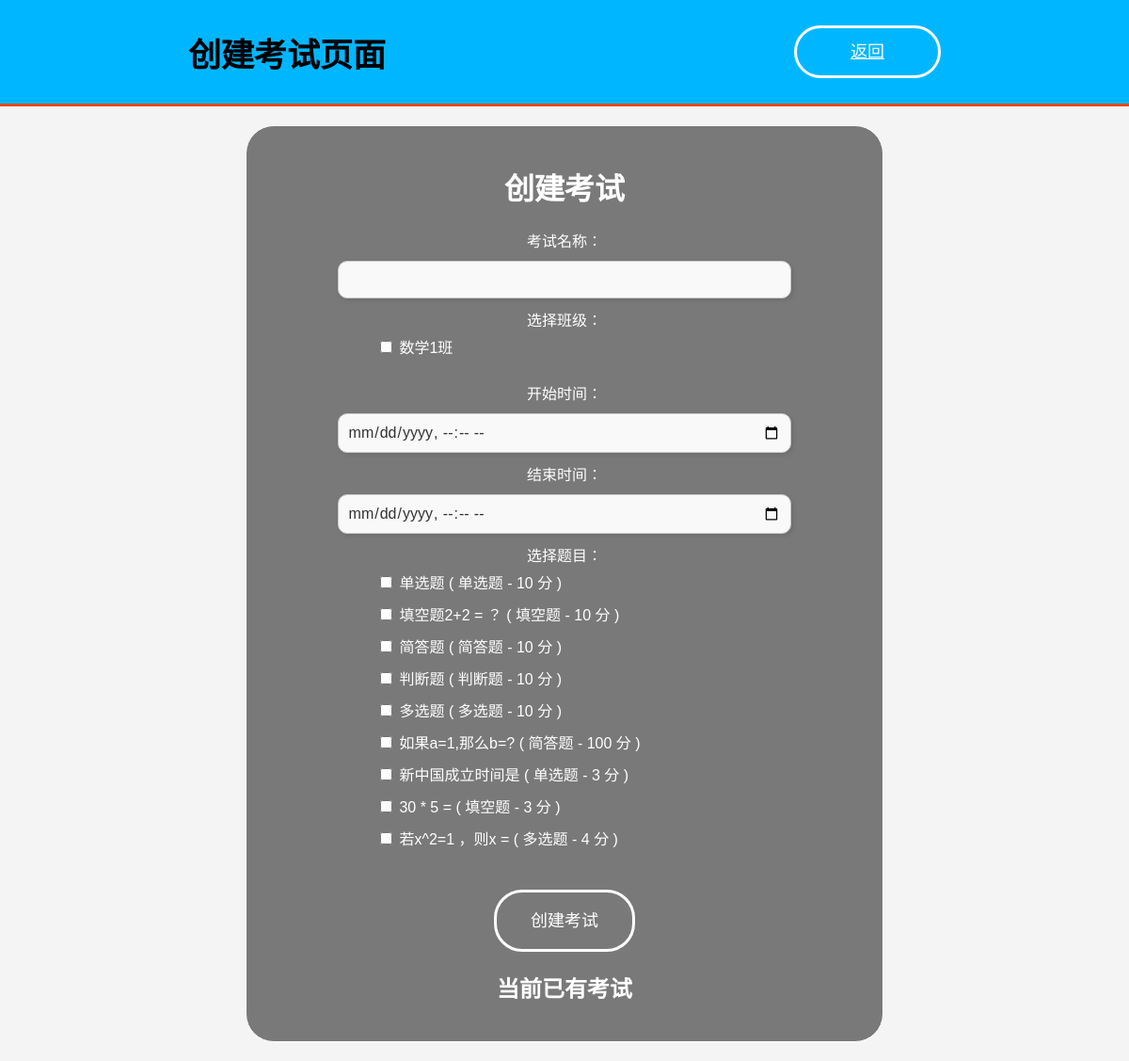
Screenshot of /1446.xyz/create_exam.php (signed in) with the database file from the repository.
### tables this page shows
CREATE TABLE `classes` (
  `id` int(11) NOT NULL,
  `name` varchar(255) NOT NULL,
  `teacher_id` int(11) NOT NULL
);

CREATE TABLE `questions` (
  `id` int(11) NOT NULL,
  `text` text NOT NULL,
  `type` enum('single','multiple','blank','true_false','short_answer') NOT NULL,
  `answer` text,
  `points` int(11) NOT NULL DEFAULT '1'
);

### 1446.xyz/create_exam.php (the view, shortened to what this page needs)
<?php
require 'config.php';
    ?>
<?php
$teacher_id = $_SESSION['user_id'];
$sql = "SELECT id, name FROM classes WHERE teacher_id = ?";
$stmt = $conn->prepare($sql);
$stmt->bind_param("i", $teacher_id);
$stmt->execute();
$classes_result = $stmt->get_result();
$sql = "SELECT id, text, type, points FROM questions";
$questions_result = $conn->query($sql);
?>
<!DOCTYPE html>
<html lang="en">
<head>
    <link rel="stylesheet" href="styles.css">
</head>
<body>
    <header>
        <div class="container">
            <h1 class="page-title">创建考试页面</h1><br>
            <a href="teacher_dashboard.html" class="top-right-button">返回</a>
        </div>
    </header>
    <div class="container">
        <div class="question">
            <h1>创建考试</h1>
            <form action="create_exam.php" method="POST">
                <label for="exam_name">考试名称：</label>
                <input type="text" id="exam_name" name="exam_name" required><br>
                <label for="class_ids">选择班级：</label>
                <div class="multi-select">
                    <?php while ($row = $classes_result->fetch_assoc()) { ?>
                    <label>
                        <input type="checkbox" id="class_<?php echo $row['id']; ?>" name="class_ids[]"
                            value="<?php echo $row['id']; ?>">
                        <?php echo htmlspecialchars($row['name']); ?>
                    </label>
                    <?php } ?>
                </div>
                <label for="start_time">开始时间：</label>
                <input type="datetime-local" id="start_time" name="start_time" required><br>
                <label for="end_time">结束时间：</label>
                <input type="datetime-local" id="end_time" name="end_time" required><br>
                <label for="question_ids">选择题目：</label>
                <div class="multi-select">
                    <?php while ($row = $questions_result->fetch_assoc()) { ?>
                    <label>
                        <input type="checkbox" id="question_<?php echo $row['id']; ?>" name="question_ids[]"
                            value="<?php echo $row['id']; ?>">
                        <?php echo htmlspecialchars($row['text']); ?> (
                        <?php
                                switch ($row['type']) {
                                    case 'single':
                                        echo htmlspecialchars("单选题");
                                        break;
                                    case 'blank':
                                        echo htmlspecialchars("填空题");
                                        break;
                                    case 'short_answer':
                                        echo htmlspecialchars("简答题");
                                        break;
                                    case 'true_false':
                                        echo htmlspecialchars("判断题");
                                        break;
                                    default:
                                        echo htmlspecialchars("多选题");
                                        break;
                                }
                            ?> - <?php echo htmlspecialchars($row['points']) . " 分"; ?> )
                    </label>
                    <?php } ?>
                </div>
                <button type="submit" class="button-common">创建考试</button>
            </form>
            <h2>当前已有考试</h2>
        </div>
    </div>
</body>
</html>

### 1446.xyz/styles.css (style rules this page uses)
body { font-family: Arial, sans-serif; margin: 20px; }
h1 { color: #333; }
form { margin-bottom: 20px; }
label { display: block; margin-top: 10px; }
input, textarea, select, button { margin-top: 5px; }
button { padding: 5px 10px; }

### 1446.xyz/create_exam.php (style rules this page uses)
body { font-family: Arial, sans-serif; background-color: #f4f4f4; margin: 0; padding: 0; text-align: center; }
.container { width: 80%; margin: auto; overflow: hidden; }
header { background: rgb(0, 183, 255); color: #ffffff; padding: 20px 10px; position: relative; min-height: 70px; border-bottom: #e8491d 3px solid; }
header h1 { margin: 0; text-align: center; }
.page-title { position: absolute; top: 30px; left: 200px; font-size: 35px; color:rgb(0, 0, 0); font-weight: bold; }
.question { border: 1px solid white; width: 60%; text-align: center; margin: 20px auto; background: #00000080; padding: 20px 50px; border-radius: 30px; transition: 0.2s; }
.question button { width: 150px; text-transform: uppercase; border: 3px solid #FFFFFF; margin-top: 18px; text-align: center; font-size: 18px; color: #FFFFFF; line-height: 50px; border-radius: 30px; cursor: pointer; transition: 0.2s; background: rgba(0, 0, 0, 0); display: inline-block; }
.question h1, .question h2, .question label, .question p { color: #FFFFFF; }
.question textarea, .question select, .question input[type="text"], .question input[type="number"], .question input[type="datetime-local"] { width: 80%; padding: 10px; margin-top: 10px; border: 1px solid #ccc; border-radius: 10px; box-shadow: 2px 2px 5px rgba(0, 0, 0, 0.1); font-family: Arial, sans-serif; font-size: 16px; color: #333; background-color: #f9f9f9; transition: all 0.3s ease; }
.button-common { width: 150px; text-transform: uppercase; border: 3px solid #FFFFFF; margin-top: 18px; text-align: center; font-size: 18px; color: #FFFFFF; line-height: 50px; border-radius: 30px; cursor: pointer; transition: 0.2s; background: rgba(0, 0, 0, 0); display: inline-block; }
.multi-select { display: flex; flex-direction: column; align-items: flex-start; max-width: 400px; margin: 0 auto 20px; }
.multi-select label { display: block; margin: 5px 0; color: #fff; }
.top-right-button { position: absolute; top: 50%; right: 200px; transform: translateY(-50%); width: 150px; text-transform: uppercase; border: 3px solid #FFFFFF; text-align: center; font-size: 18px; color: #FFFFFF; line-height: 50px; border-radius: 30px; cursor: pointer; transition: 0.2s; background: rgba(0, 0, 0, 0); display: inline-block; }

### rows the page displays
classes: name "数学1班"
questions: text "单选题", points "10"
questions: text "填空题2+2 = ？", points "10"
questions: text "简答题", points "10"
questions: text "判断题", points "10"
questions: text "多选题", points "10"
questions: text "如果a=1,那么b=?", points "100"
questions: text "新中国成立时间是", points "3"
questions: text "30 * 5 =", points "3"
questions: text "若x^2=1 ，则x =", points "4"
